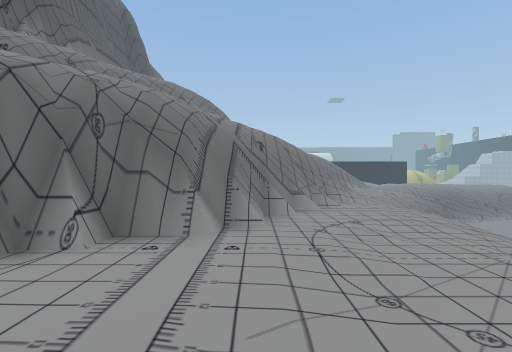
[1] (above)

21 first-person views from a walk through a Unity game level. The camera is 1.3 m above the floor, looks level and sees 85° across. Doors are open. The floor is counted in squares, 2 m on a side. Each view is taken from the middle of a square. On the plan, view 1 faces up. The plan holds only what a view shows up to about 9 squares ahead; the rest is blank. The place goes on beyond the plan. The player is left out.

[2]
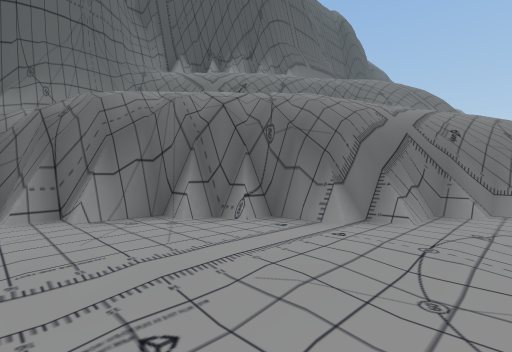

[3]
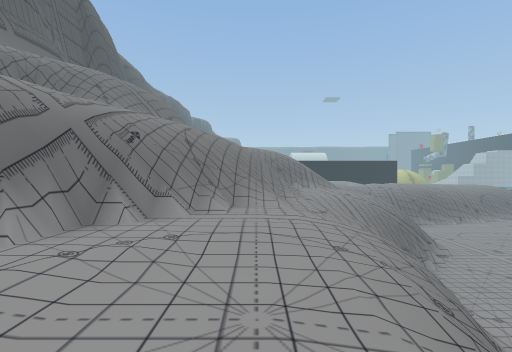

[4]
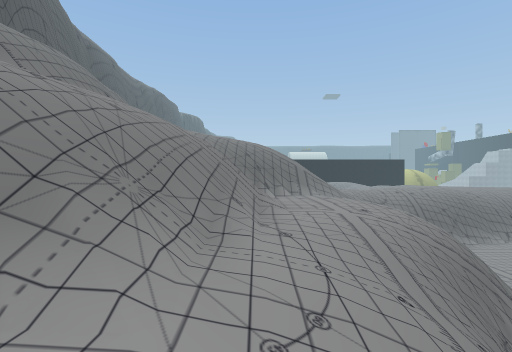

[5]
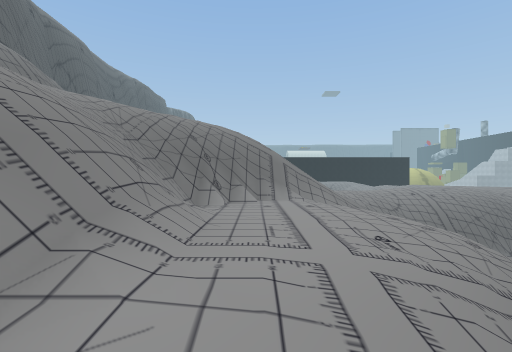

[6]
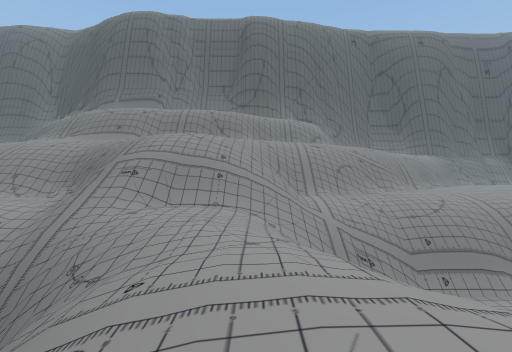

[7]
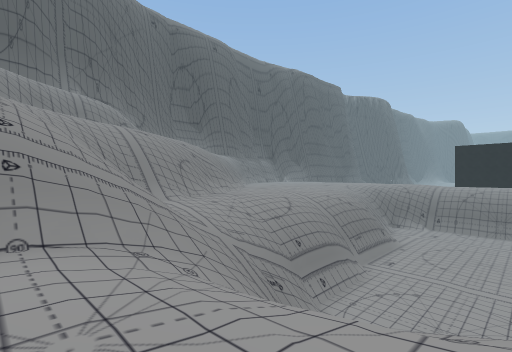

[8]
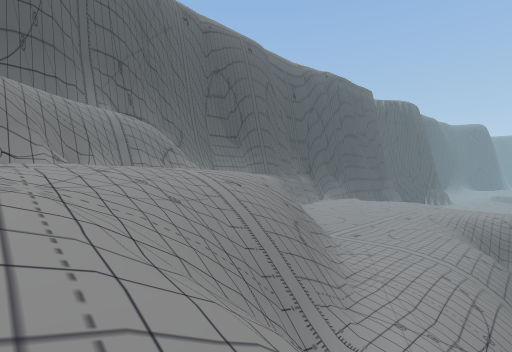

[9]
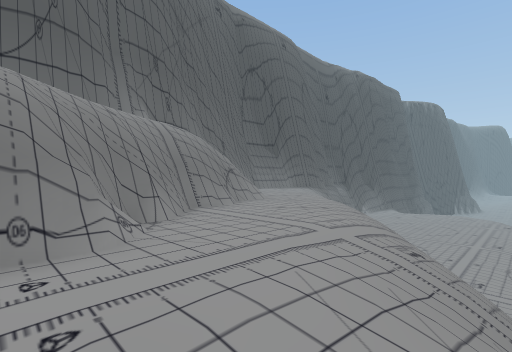

[10]
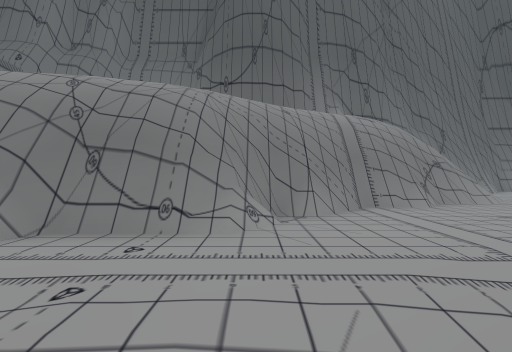

[11]
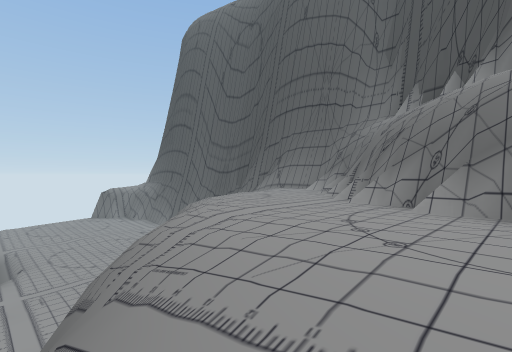

[12]
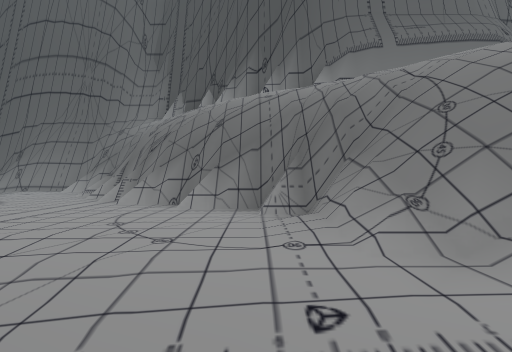

[13]
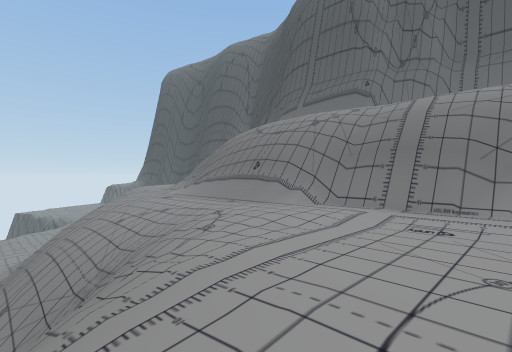

[14]
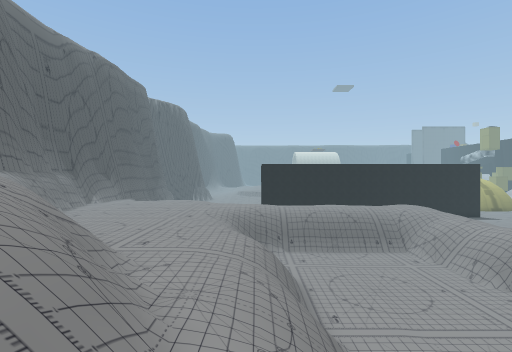

[15]
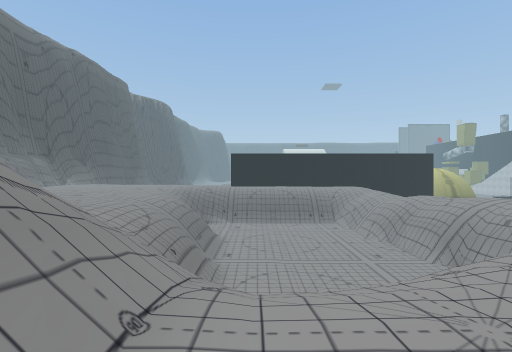

[16]
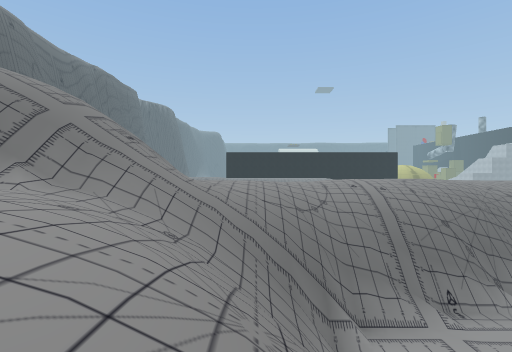

[17]
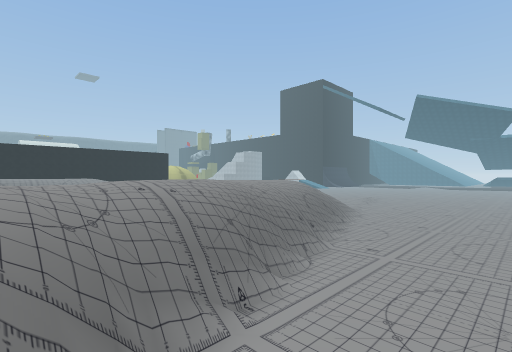

[18]
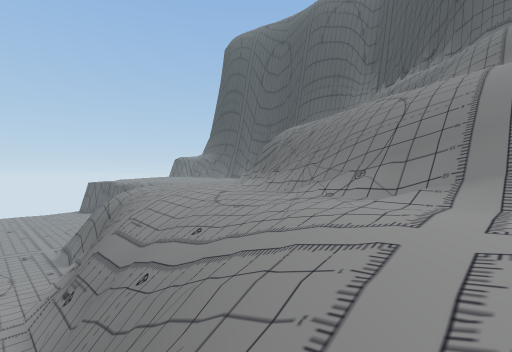

[19]
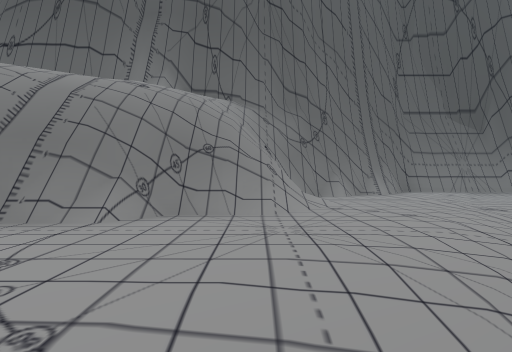

[20]
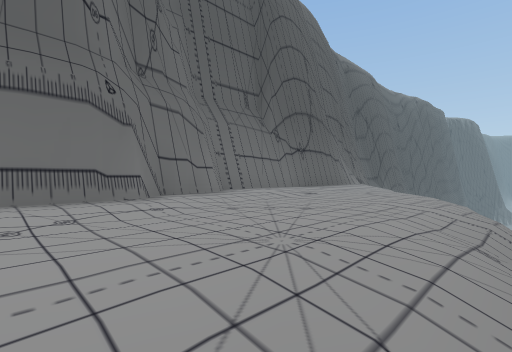

[21]
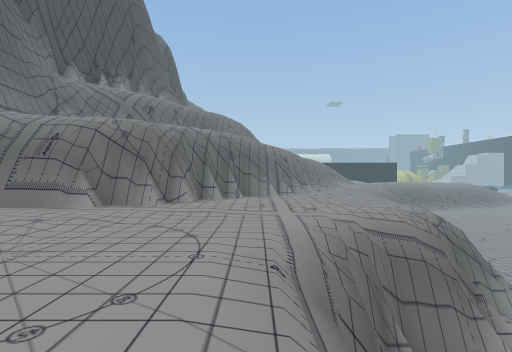

### Floor plan
Key: @ floor where view 1 was taken; # wall or solid block; . main floor; : floor 4 m higher than the main floor; + floor 8 m higher than the main floor; * floor 12 m higher than the main floor; / step, stairs or slope; = window, fence, low wall or low ledge; v drop or lower ground.
Columns run from 8 left of view 1 to 16 right of it. Each row starts with its distance up from view 1.
 27 #+/   :::::/vvvvvvvv
 26 #++/  =::::/vvvvvvvv
 25 ##+// ==:://vvvvvvvvv/:
 24  #+/+//==://vvvvvvvvv/:
 23  ##/++//v::/vvvvvvv v/
 22  ####+//==://vvvv
 21  #//#++//==//v
 20  #//##++//v//=v
 19  #///#++//==/// ///:::/
 18  #///##++////////://///
 17  #/**/#+///////:////=#=v
 16  #***/#++++///////###....
 15  #*/**/v++//////#==......
 14  ##////v+///=////........
 13   #/**/#+//=#///  .......
 12   #***/#+//v:///  .......
 11   #***/#+//=:///
 10   #  //v///////v=..
  9   # ///#//////==...
  8   #//v///////#=...
  7  ##/##+//=///==..
  6 ##//#++//=///=..
  5 #//#=++/#=://=.
  4 #v#=++/##::/v#..
  3 ##+++/v#=::/#=..
  2  #++/##::::/#..
  1  #//##::///v#..
  0  ####///@/##...
 -1    ::/:: ##...
 -2     /:::#
 -3      :::
 -4       ::
 -5        :

Positions as (right, up) in squares from view 1, and headings:
1: (0, 0), facing up
2: (1, 0), facing up-left
3: (2, 1), facing up
4: (3, 5), facing up
5: (4, 8), facing up
6: (11, 18), facing left
7: (8, 17), facing up-left
8: (4, 17), facing up-left
9: (1, 17), facing up-left
10: (1, 18), facing left
11: (0, 7), facing down-left
12: (0, 7), facing left
13: (3, 16), facing down-left
14: (3, 18), facing up
15: (6, 16), facing up
16: (7, 11), facing up
17: (7, 12), facing up-right
18: (6, 10), facing down-left
19: (-1, 22), facing left
20: (-2, 11), facing up-left
21: (-1, -5), facing up
